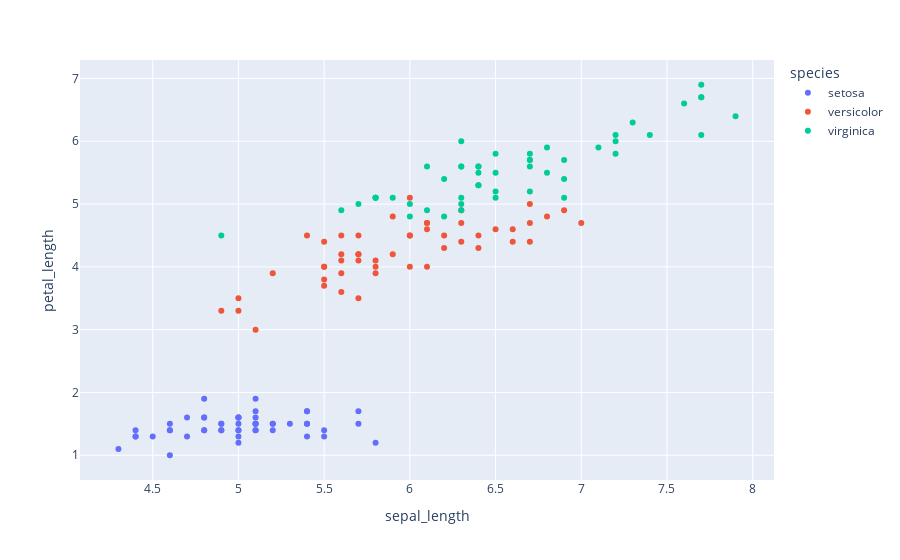

Notebook code for this chart:
### Code cell
fig1=px.scatter(df,x='sepal_length',y='petal_length', color='species')
fig1.show()

### Figure 1 — Plotly figure (JSON) as saved in the notebook; plotly's stock layout.template omitted (floating-point values rounded to 4 significant figures)
{"data": [{"hovertemplate": "species=setosa<br>sepal_length=%{x}<br>petal_length=%{y}<extra></extra>", "legendgroup": "setosa", "marker": {"color": "#636efa", "symbol": "circle"}, "mode": "markers", "name": "setosa", "orientation": "v", "showlegend": true, "type": "scatter", "x": [5.1, 4.9, 4.7, 4.6, 5, 5.4, 4.6, 5, 4.4, 4.9, 5.4, 4.8, 4.8, 4.3, 5.8, 5.7, 5.4, 5.1, 5.7, 5.1, 5.4, 5.1, 4.6, 5.1, 4.8, 5, 5, 5.2, 5.2, 4.7, 4.8, 5.4, 5.2, 5.5, 4.9, 5, 5.5, 4.9, 4.4, 5.1, 5, 4.5, 4.4, 5, 5.1, 4.8, 5.1, 4.6, 5.3, 5], "xaxis": "x", "y": [1.4, 1.4, 1.3, 1.5, 1.4, 1.7, 1.4, 1.5, 1.4, 1.5, 1.5, 1.6, 1.4, 1.1, 1.2, 1.5, 1.3, 1.4, 1.7, 1.5, 1.7, 1.5, 1, 1.7, 1.9, 1.6, 1.6, 1.5, 1.4, 1.6, 1.6, 1.5, 1.5, 1.4, 1.5, 1.2, 1.3, 1.4, 1.3, 1.5, 1.3, 1.3, 1.3, 1.6, 1.9, 1.4, 1.6, 1.4, 1.5, 1.4], "yaxis": "y"}, {"hovertemplate": "species=versicolor<br>sepal_length=%{x}<br>petal_length=%{y}<extra></extra>", "legendgroup": "versicolor", "marker": {"color": "#EF553B", "symbol": "circle"}, "mode": "markers", "name": "versicolor", "orientation": "v", "showlegend": true, "type": "scatter", "x": [7, 6.4, 6.9, 5.5, 6.5, 5.7, 6.3, 4.9, 6.6, 5.2, 5, 5.9, 6, 6.1, 5.6, 6.7, 5.6, 5.8, 6.2, 5.6, 5.9, 6.1, 6.3, 6.1, 6.4, 6.6, 6.8, 6.7, 6, 5.7, 5.5, 5.5, 5.8, 6, 5.4, 6, 6.7, 6.3, 5.6, 5.5, 5.5, 6.1, 5.8, 5, 5.6, 5.7, 5.7, 6.2, 5.1, 5.7], "xaxis": "x", "y": [4.7, 4.5, 4.9, 4, 4.6, 4.5, 4.7, 3.3, 4.6, 3.9, 3.5, 4.2, 4, 4.7, 3.6, 4.4, 4.5, 4.1, 4.5, 3.9, 4.8, 4, 4.9, 4.7, 4.3, 4.4, 4.8, 5, 4.5, 3.5, 3.8, 3.7, 3.9, 5.1, 4.5, 4.5, 4.7, 4.4, 4.1, 4, 4.4, 4.6, 4, 3.3, 4.2, 4.2, 4.2, 4.3, 3, 4.1], "yaxis": "y"}, {"hovertemplate": "species=virginica<br>sepal_length=%{x}<br>petal_length=%{y}<extra></extra>", "legendgroup": "virginica", "marker": {"color": "#00cc96", "symbol": "circle"}, "mode": "markers", "name": "virginica", "orientation": "v", "showlegend": true, "type": "scatter", "x": [6.3, 5.8, 7.1, 6.3, 6.5, 7.6, 4.9, 7.3, 6.7, 7.2, 6.5, 6.4, 6.8, 5.7, 5.8, 6.4, 6.5, 7.7, 7.7, 6, 6.9, 5.6, 7.7, 6.3, 6.7, 7.2, 6.2, 6.1, 6.4, 7.2, 7.4, 7.9, 6.4, 6.3, 6.1, 7.7, 6.3, 6.4, 6, 6.9, 6.7, 6.9, 5.8, 6.8, 6.7, 6.7, 6.3, 6.5, 6.2, 5.9], "xaxis": "x", "y": [6, 5.1, 5.9, 5.6, 5.8, 6.6, 4.5, 6.3, 5.8, 6.1, 5.1, 5.3, 5.5, 5, 5.1, 5.3, 5.5, 6.7, 6.9, 5, 5.7, 4.9, 6.7, 4.9, 5.7, 6, 4.8, 4.9, 5.6, 5.8, 6.1, 6.4, 5.6, 5.1, 5.6, 6.1, 5.6, 5.5, 4.8, 5.4, 5.6, 5.1, 5.1, 5.9, 5.7, 5.2, 5, 5.2, 5.4, 5.1], "yaxis": "y"}], "layout": {"legend": {"title": {"text": "species"}, "tracegroupgap": 0}, "margin": {"t": 60}, "xaxis": {"anchor": "y", "domain": [0, 1], "title": {"text": "sepal_length"}}, "yaxis": {"anchor": "x", "domain": [0, 1], "title": {"text": "petal_length"}}}}
